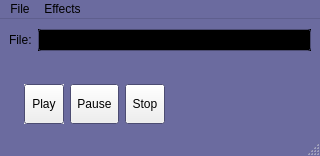
<?xml version="1.0" encoding="UTF-8"?>
<ui version="4.0">
 <author>Ninad Sathaye --  ninad.consult@gmail.com</author>
 <class>AudioPlayerDialog</class>
 <widget class="QMainWindow" name="AudioPlayerDialog">
  <property name="geometry">
   <rect>
    <x>0</x>
    <y>0</y>
    <width>320</width>
    <height>156</height>
   </rect>
  </property>
  <property name="minimumSize">
   <size>
    <width>310</width>
    <height>150</height>
   </size>
  </property>
  <property name="maximumSize">
   <size>
    <width>320</width>
    <height>157</height>
   </size>
  </property>
  <property name="palette">
   <palette>
    <active>
     <colorrole role="Base">
      <brush brushstyle="SolidPattern">
       <color alpha="255">
        <red>0</red>
        <green>0</green>
        <blue>0</blue>
       </color>
      </brush>
     </colorrole>
     <colorrole role="Window">
      <brush brushstyle="SolidPattern">
       <color alpha="255">
        <red>107</red>
        <green>107</green>
        <blue>159</blue>
       </color>
      </brush>
     </colorrole>
     <colorrole role="AlternateBase">
      <brush brushstyle="SolidPattern">
       <color alpha="255">
        <red>0</red>
        <green>0</green>
        <blue>0</blue>
       </color>
      </brush>
     </colorrole>
    </active>
    <inactive>
     <colorrole role="Base">
      <brush brushstyle="SolidPattern">
       <color alpha="255">
        <red>0</red>
        <green>0</green>
        <blue>0</blue>
       </color>
      </brush>
     </colorrole>
     <colorrole role="Window">
      <brush brushstyle="SolidPattern">
       <color alpha="255">
        <red>107</red>
        <green>107</green>
        <blue>159</blue>
       </color>
      </brush>
     </colorrole>
     <colorrole role="AlternateBase">
      <brush brushstyle="SolidPattern">
       <color alpha="255">
        <red>0</red>
        <green>0</green>
        <blue>0</blue>
       </color>
      </brush>
     </colorrole>
    </inactive>
    <disabled>
     <colorrole role="Base">
      <brush brushstyle="SolidPattern">
       <color alpha="255">
        <red>107</red>
        <green>107</green>
        <blue>159</blue>
       </color>
      </brush>
     </colorrole>
     <colorrole role="Window">
      <brush brushstyle="SolidPattern">
       <color alpha="255">
        <red>107</red>
        <green>107</green>
        <blue>159</blue>
       </color>
      </brush>
     </colorrole>
     <colorrole role="AlternateBase">
      <brush brushstyle="SolidPattern">
       <color alpha="255">
        <red>0</red>
        <green>0</green>
        <blue>0</blue>
       </color>
      </brush>
     </colorrole>
    </disabled>
   </palette>
  </property>
  <property name="windowTitle">
   <string>Audio Player</string>
  </property>
  <property name="autoFillBackground">
   <bool>true</bool>
  </property>
  <widget class="QWidget" name="centralwidget">
   <layout class="QGridLayout" name="gridLayout">
    <item row="0" column="0">
     <layout class="QVBoxLayout" name="verticalLayout">
      <item>
       <layout class="QHBoxLayout" name="horizontalLayout_3">
        <item>
         <widget class="QLabel" name="label">
          <property name="text">
           <string>File:</string>
          </property>
         </widget>
        </item>
        <item>
         <widget class="QLineEdit" name="fileLineEdit">
          <property name="palette">
           <palette>
            <active>
             <colorrole role="Text">
              <brush brushstyle="SolidPattern">
               <color alpha="255">
                <red>255</red>
                <green>255</green>
                <blue>0</blue>
               </color>
              </brush>
             </colorrole>
             <colorrole role="Base">
              <brush brushstyle="SolidPattern">
               <color alpha="255">
                <red>0</red>
                <green>0</green>
                <blue>0</blue>
               </color>
              </brush>
             </colorrole>
            </active>
            <inactive>
             <colorrole role="Text">
              <brush brushstyle="SolidPattern">
               <color alpha="255">
                <red>255</red>
                <green>255</green>
                <blue>0</blue>
               </color>
              </brush>
             </colorrole>
             <colorrole role="Base">
              <brush brushstyle="SolidPattern">
               <color alpha="255">
                <red>0</red>
                <green>0</green>
                <blue>0</blue>
               </color>
              </brush>
             </colorrole>
            </inactive>
            <disabled>
             <colorrole role="Text">
              <brush brushstyle="SolidPattern">
               <color alpha="255">
                <red>112</red>
                <green>111</green>
                <blue>113</blue>
               </color>
              </brush>
             </colorrole>
             <colorrole role="Base">
              <brush brushstyle="SolidPattern">
               <color alpha="255">
                <red>224</red>
                <green>223</green>
                <blue>227</blue>
               </color>
              </brush>
             </colorrole>
            </disabled>
           </palette>
          </property>
          <property name="autoFillBackground">
           <bool>true</bool>
          </property>
          <property name="text">
           <string/>
          </property>
          <property name="readOnly">
           <bool>true</bool>
          </property>
         </widget>
        </item>
       </layout>
      </item>
      <item>
       <widget class="Phonon::SeekSlider" name="seekSlider">
        <property name="sizePolicy">
         <sizepolicy hsizetype="Fixed" vsizetype="Fixed">
          <horstretch>0</horstretch>
          <verstretch>0</verstretch>
         </sizepolicy>
        </property>
        <property name="minimumSize">
         <size>
          <width>300</width>
          <height>21</height>
         </size>
        </property>
       </widget>
      </item>
      <item>
       <layout class="QHBoxLayout" name="horizontalLayout_2">
        <item>
         <layout class="QHBoxLayout" name="horizontalLayout">
          <item>
           <widget class="QToolButton" name="playToolButton">
            <property name="minimumSize">
             <size>
              <width>40</width>
              <height>40</height>
             </size>
            </property>
            <property name="autoFillBackground">
             <bool>true</bool>
            </property>
            <property name="text">
             <string>Play</string>
            </property>
            <property name="autoRaise">
             <bool>false</bool>
            </property>
           </widget>
          </item>
          <item>
           <widget class="QToolButton" name="pauseToolButton">
            <property name="minimumSize">
             <size>
              <width>40</width>
              <height>40</height>
             </size>
            </property>
            <property name="text">
             <string>Pause</string>
            </property>
            <property name="autoRaise">
             <bool>false</bool>
            </property>
           </widget>
          </item>
          <item>
           <widget class="QToolButton" name="stopToolButton">
            <property name="minimumSize">
             <size>
              <width>40</width>
              <height>40</height>
             </size>
            </property>
            <property name="text">
             <string>Stop</string>
            </property>
            <property name="autoRaise">
             <bool>false</bool>
            </property>
           </widget>
          </item>
         </layout>
        </item>
        <item>
         <widget class="Phonon::VolumeSlider" name="volumeSlider">
          <property name="minimumSize">
           <size>
            <width>110</width>
            <height>22</height>
           </size>
          </property>
          <property name="maximumSize">
           <size>
            <width>110</width>
            <height>22</height>
           </size>
          </property>
         </widget>
        </item>
       </layout>
      </item>
     </layout>
    </item>
   </layout>
  </widget>
  <widget class="QMenuBar" name="menubar">
   <property name="geometry">
    <rect>
     <x>0</x>
     <y>0</y>
     <width>320</width>
     <height>21</height>
    </rect>
   </property>
   <widget class="QMenu" name="menuFile">
    <property name="title">
     <string>File</string>
    </property>
    <addaction name="fileOpenAction"/>
    <addaction name="fileExitAction"/>
   </widget>
   <widget class="QMenu" name="menuAudioEffects">
    <property name="title">
     <string>Effects</string>
    </property>
   </widget>
   <addaction name="menuFile"/>
   <addaction name="menuAudioEffects"/>
  </widget>
  <widget class="QStatusBar" name="statusbar"/>
  <action name="fileOpenAction">
   <property name="text">
    <string>Open...</string>
   </property>
  </action>
  <action name="fileExitAction">
   <property name="text">
    <string>Exit</string>
   </property>
  </action>
 </widget>
 <customwidgets>
  <customwidget>
   <class>Phonon::SeekSlider</class>
   <extends>QWidget</extends>
   <header location="global">phonon/seekslider.h</header>
  </customwidget>
  <customwidget>
   <class>Phonon::VolumeSlider</class>
   <extends>QWidget</extends>
   <header location="global">phonon/volumeslider.h</header>
  </customwidget>
 </customwidgets>
 <resources/>
 <connections/>
</ui>
